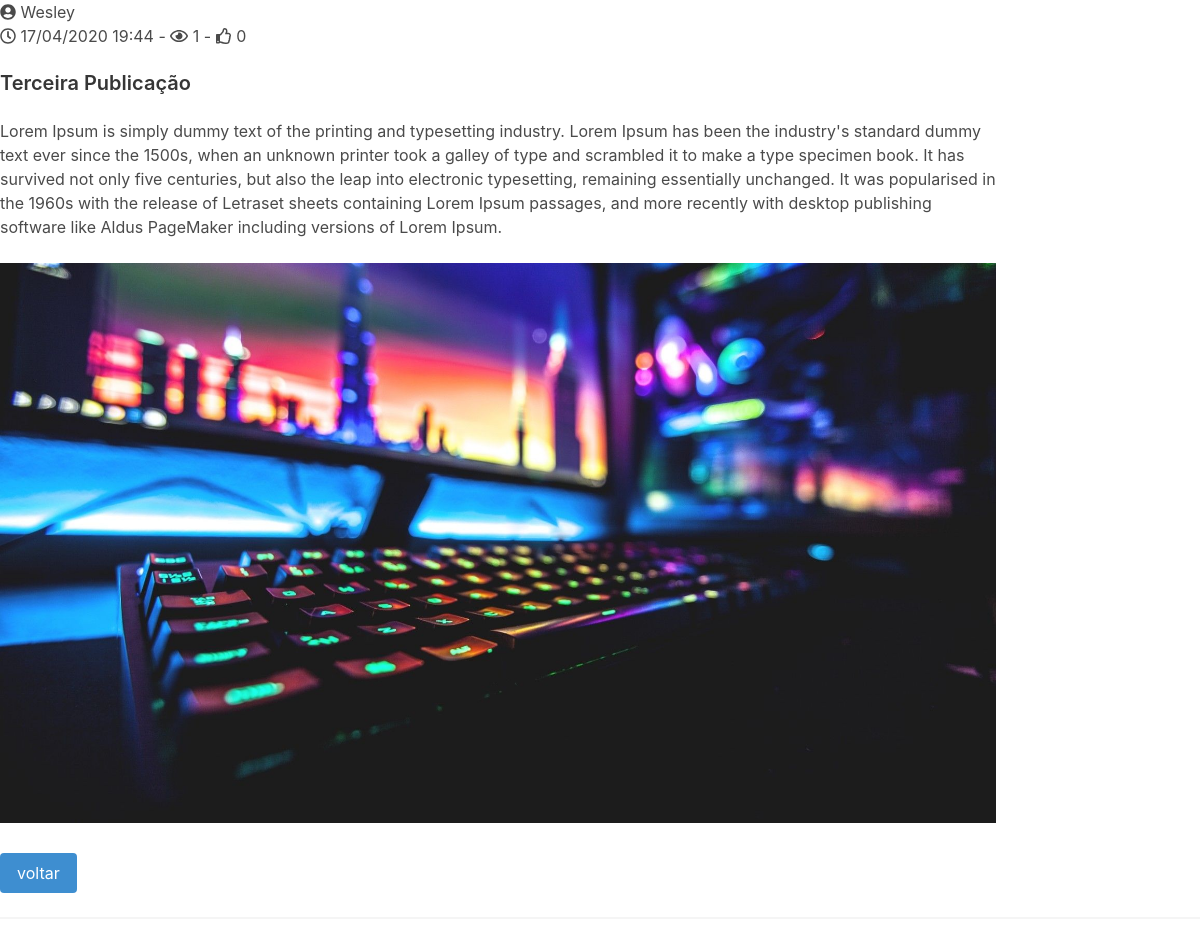
Page /p/13 on the committed database.
### tables this page shows
CREATE TABLE `posts` (
  `id` int(20) NOT NULL,
  `id_postador` int(20) NOT NULL,
  `titulo` varchar(200) NOT NULL,
  `data` varchar(200) NOT NULL,
  `postagem` text NOT NULL,
  `visitas` int(200) NOT NULL,
  `curtidas` int(200) NOT NULL,
  `imagem` varchar(200) NOT NULL
);

CREATE TABLE `usuarios` (
  `id` int(20) NOT NULL,
  `nome` varchar(200) NOT NULL,
  `usuario` varchar(200) NOT NULL,
  `senha` varchar(200) NOT NULL,
  `nivel` int(20) NOT NULL DEFAULT 1
);

### lib/settings.php (called while the page is built, shortened)
<?php
    $data = date('d/m/Y H:i');
?>

### pags/p.php (the view, shortened to what this page needs)
<?php
    $idPost = addslashes($explode['1']);
    $sql = $con->prepare("SELECT * FROM posts WHERE id = ?");
    $sql->bind_param("s",$idPost);
    $sql->execute();
    $get = $sql->get_result();
    $total = $get->num_rows;
    if($total <= 0){
        echo "<div class='notification is-warning>Nenhuma publicação encontrada!</div>'";
    }else{
        while($dados = $get->fetch_array()){
        $idPostador = $dados['id_postador'];
        $query = $con->prepare("SELECT * FROM usuarios WHERE id = ?");
        $query->bind_param("s", $idPostador);
        $query->execute();
        $dadosU = $query->get_result()->fetch_assoc();
?>
    <div class='post-container'>
      <div class='post'>
        <i class="fas fa-user-circle"></i> <?php echo $dadosU['nome'] ?> <br>
        <i class="far fa-clock"></i> <?php echo $dados['data'] ?> -
        <i class="far fa-eye"></i> <?php echo $dados['visitas'] ?> -
        <i class="far fa-thumbs-up" onclick="location.href='curtir/<?php echo $dados['id'] ?>/<?php echo $dados['curtidas'] ?>'"></i> <?php echo $dados['curtidas'] ?>
        <br> <br>
        <h1 class="title is-5"><?php echo $dados['titulo'];?></h1>
        <div class='post-content'>
         <div class="columns">
             <div class="column is-10">
                <?php echo $dados['postagem']; ?> <br><br>
                <img src="<?php echo $dados['imagem'];?>">
             </div>
         </div><a href="../blog"> <button class="button is-info">voltar</button> </a>
        </div>
      </div>
      <hr>
      </div>
<?php }}?>

### style.css (style rules this page uses)
* { margin:0px; padding: 0px; }

### rows in the picture
posts: usuarios.nome "Wesley", data "17/04/2020 19:44", visitas "1", curtidas "0", titulo "Terceira Publicação", postagem "Lorem Ipsum is simply dummy text of the printing and typesetting industry. Lorem Ipsum has been the industry's standard dummy text ever since the 1500s, when an unknown printer took a galley of type and scrambled it to make a type specimen book. It has survived not only five centuries, but also the leap into electronic typesetting, remaining essentially unchanged. It was popularised in the 1960s with the release of Letraset sheets containing Lorem Ipsum passages, and more recently with desktop publishing software like Aldus PageMaker including versions of Lorem Ipsum.", imagem (picture)
